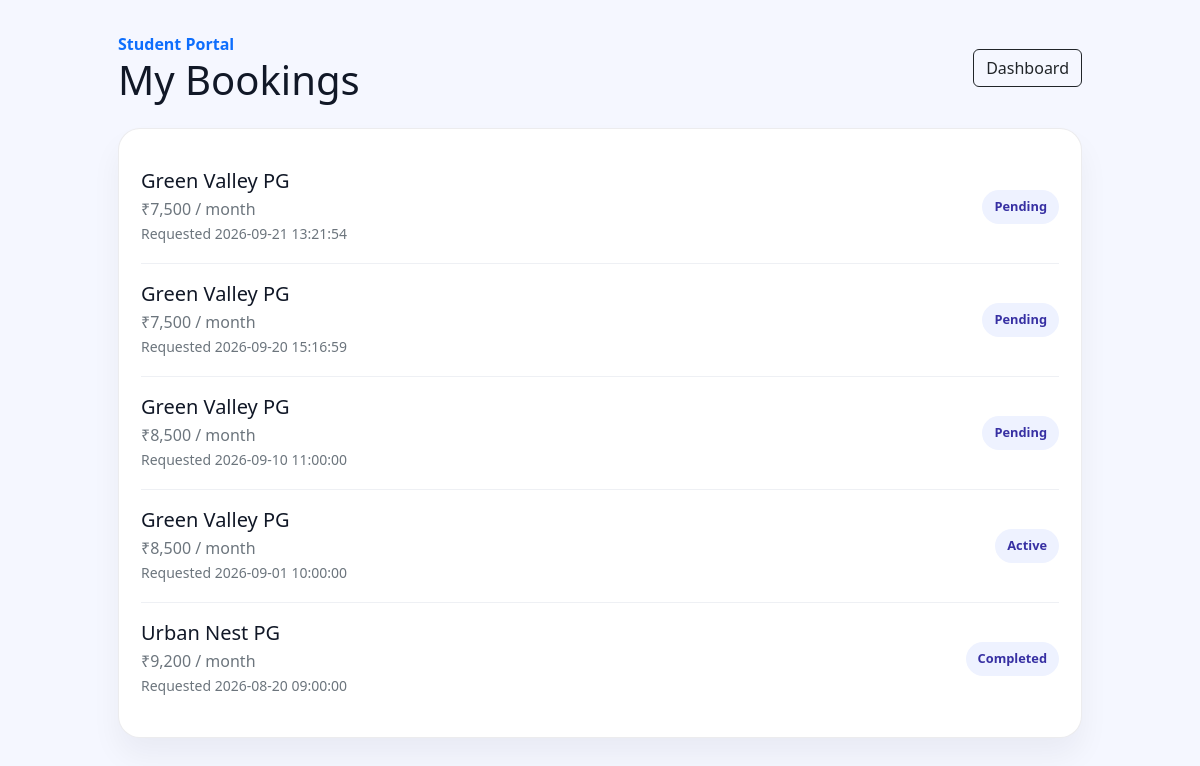
Screenshot of /student/bookings (signed in) with the database file from the repository.
### tables this page shows
CREATE TABLE bookings (
            id INTEGER PRIMARY KEY AUTOINCREMENT,
            student_id INTEGER,
            pg_id INTEGER,
            room_id INTEGER,
            bed_id INTEGER,
            monthly_amount REAL,
            status TEXT DEFAULT "pending",
            created_at TEXT DEFAULT CURRENT_TIMESTAMP
        );

CREATE TABLE pgs (
            id INTEGER PRIMARY KEY AUTOINCREMENT,
            owner_id INTEGER,
            name TEXT NOT NULL,
            city TEXT,
            area TEXT,
            address TEXT,
            price_from REAL DEFAULT 0,
            gender TEXT,
            room_type TEXT,
            is_approved INTEGER DEFAULT 0,
            is_active INTEGER DEFAULT 1,
            rating REAL DEFAULT 4.5,
            created_at TEXT DEFAULT CURRENT_TIMESTAMP
        );

### app/bootstrap.php (called while the page is built, shortened)
<?php
require BASE_PATH . '/app/helpers.php';
spl_autoload_register(function ($class) {
    $paths = [
        BASE_PATH . '/app/core/',
        BASE_PATH . '/app/models/',
        BASE_PATH . '/app/controllers/'
    ];
    foreach ($paths as $path) {
        $file = $path . $class . '.php';
        if (file_exists($file)) {
            return;
        }
    }
});

### app/helpers.php (called while the page is built, shortened)
<?php
function e(string $value): string
{
    return htmlspecialchars($value ?? '', ENT_QUOTES, 'UTF-8');
}
function current_user(): ?array
{
    return $_SESSION['user'] ?? null;
}

### app/core/Database.php (called while the page is built, shortened)
<?php
class Database
{
    private static ?Database $instance = null;
    private function __construct()
    {
        $dsn = DB_DSN;
        $username = DB_USERNAME;
        $password = DB_PASSWORD;
        $options = [
            PDO::ATTR_ERRMODE => PDO::ERRMODE_EXCEPTION,
            PDO::ATTR_DEFAULT_FETCH_MODE => PDO::FETCH_ASSOC,
            PDO::ATTR_EMULATE_PREPARES => false,
        ];
        $this->pdo = new PDO($dsn, $username, $password, $options);
    }
    public static function getInstance(): Database
    {
        if (self::$instance === null) {
            self::$instance = new self();
        }
        return self::$instance;
    }
    public static function pdo(): PDO
    {
        return self::getInstance()->pdo;
    }
}

### app/models/Booking.php (called while the page is built, shortened)
<?php
class Booking
{
    public static function forStudent(int $studentId): array
    {
        $stmt = Database::pdo()->prepare('SELECT bookings.*, pgs.name AS pg_name FROM bookings JOIN pgs ON pgs.id = bookings.pg_id WHERE bookings.student_id = :student_id ORDER BY bookings.created_at DESC');
        $stmt->execute(['student_id' => $studentId]);
        return $stmt->fetchAll();
    }
}

### app/views/student-bookings.php (the view, shortened to what this page needs)
<?php
$bookings = Booking::forStudent((int) current_user()['id']);
?><!DOCTYPE html>
<html lang="en">
<head>
    <link href="https://cdn.jsdelivr.net/npm/bootstrap@5.3.3/dist/css/bootstrap.min.css" rel="stylesheet">
</head>
<body>
<div class="page">
    <div class="d-flex justify-content-between align-items-center mb-4"><div><div class="text-primary fw-bold">Student Portal</div><h1 class="mb-0">My Bookings</h1></div><a class="btn btn-outline-dark" href="/student">Dashboard</a></div>
    <div class="panel">
        <?php foreach ($bookings as $booking): ?>
            <article class="booking"><div><h5 class="mb-1"><?= e($booking['pg_name']) ?></h5><div class="text-secondary">₹<?= number_format((float) $booking['monthly_amount'], 0) ?> / month</div><small class="text-secondary">Requested <?= e($booking['created_at']) ?></small></div><span class="status"><?= e(ucfirst($booking['status'])) ?></span></article>
        <?php endforeach; ?>
    </div>
</div>
</body>
</html>

### public/index.php (shortened to what this page needs)
<?php
require dirname(__DIR__) . '/app/bootstrap.php';
$path = trim(parse_url($_SERVER['REQUEST_URI'] ?? '/', PHP_URL_PATH), '/');
if ($path === 'student/bookings') {
    include BASE_PATH . '/app/views/student-bookings.php';
    exit;
}

### app/views/student-bookings.php (style rules this page uses)
body { background:#f5f7ff;color:#111827 }
.page { max-width:1000px;margin:0 auto;padding:32px 18px }
.panel { background:#fff;border:1px solid rgba(15,23,42,.08);border-radius:22px;padding:22px;box-shadow:0 18px 30px rgba(15,23,42,.05) }
.booking { display:flex;justify-content:space-between;align-items:center;gap:18px;padding:18px 0;border-bottom:1px solid #eef0f4 }
.booking:last-child { border-bottom:0 }
.status { border-radius:999px;padding:7px 12px;font-size:.8rem;font-weight:700;background:#eef2ff;color:#3730a3 }

### rows the page displays
bookings: pg.name "Green Valley PG", monthly_amount "7,500", created_at "2026-09-21 13:21:54", status "Pending"
bookings: pg.name "Green Valley PG", monthly_amount "7,500", created_at "2026-09-20 15:16:59", status "Pending"
bookings: pg.name "Green Valley PG", monthly_amount "8,500", created_at "2026-09-10 11:00:00", status "Pending"
bookings: pg.name "Green Valley PG", monthly_amount "8,500", created_at "2026-09-01 10:00:00", status "Active"
bookings: pg.name "Urban Nest PG", monthly_amount "9,200", created_at "2026-08-20 09:00:00", status "Completed"
